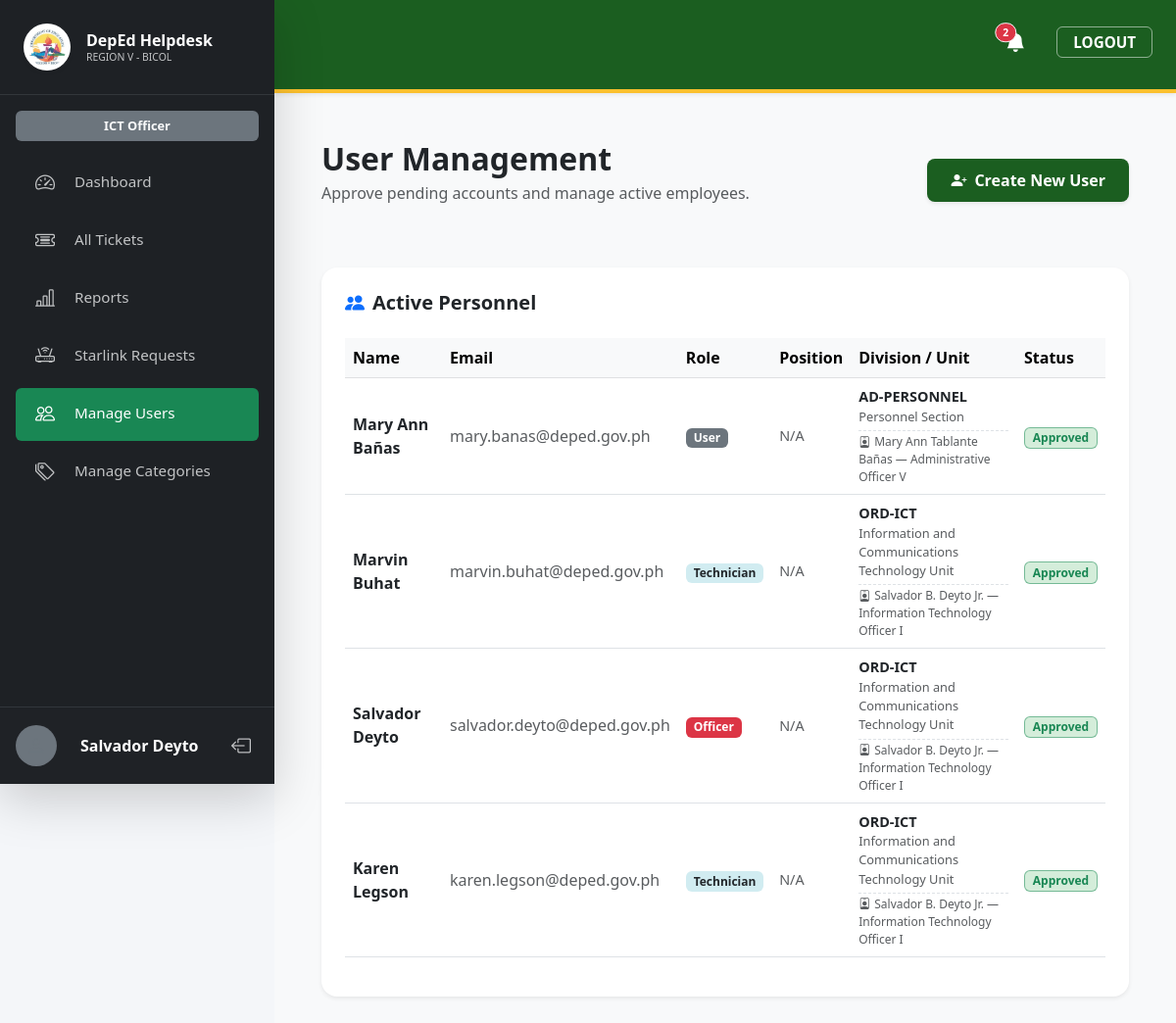
The page /add_user.php (signed in) on the database its author committed.
### tables this page shows
CREATE TABLE `users` (
  `userId` int NOT NULL,
  `employeeId` varchar(50) DEFAULT NULL,
  `email` varchar(100) NOT NULL,
  `role` enum('User','Officer','Technician') NOT NULL,
  `positionID` int DEFAULT NULL,
  `password` varchar(255) NOT NULL,
  `firstName` varchar(100) NOT NULL,
  `middleName` varchar(100) DEFAULT NULL,
  `lastName` varchar(100) NOT NULL,
  `suffix` varchar(20) DEFAULT NULL,
  `phone` varchar(20) DEFAULT NULL,
  `profilePicture` varchar(255) DEFAULT NULL,
  `departmentId` int NOT NULL,
  `divisionId` int DEFAULT NULL,
  `createdAt` timestamp NULL DEFAULT CURRENT_TIMESTAMP,
  `signature` longtext,
  `isActive` tinyint(1) DEFAULT '1',
  `activationToken` varchar(64) DEFAULT NULL,
  `tokenExpiresAt` datetime DEFAULT NULL,
  `isApproved` tinyint(1) DEFAULT '0',
  `googleId` varchar(64) DEFAULT NULL,
  `avatarUrl` varchar(512) DEFAULT NULL
);

CREATE TABLE `department` (
  `departmentId` int NOT NULL,
  `departmentCode` text NOT NULL,
  `departmentName` text NOT NULL,
  `section_unit` text NOT NULL,
  `departmentHead` int NOT NULL,
  `positionID` int DEFAULT NULL
);

CREATE TABLE `employees` (
  `employeeID` int(11) NOT NULL,
  `firstName` text NOT NULL,
  `middleName` text NOT NULL,
  `lastName` text NOT NULL,
  `extension` text DEFAULT NULL,
  `birthDate` date NOT NULL,
  `birthPlace` text DEFAULT NULL,
  `res_barangay` text NOT NULL,
  `res_municipality` text NOT NULL,
  `res_province` text NOT NULL,
  `res_zipcode` text NOT NULL,
  `res_region` text NOT NULL,
  `perm_barangay` text NOT NULL,
  `perm_municipality` text NOT NULL,
  `perm_province` text NOT NULL,
  `perm_zipcode` text NOT NULL,
  `perm_region` text NOT NULL,
  `citizenship` text NOT NULL,
  `sex` text NOT NULL,
  `civilStatus` text NOT NULL,
  `mobileNumber` text DEFAULT NULL,
  `emailAddress` varchar(299) NOT NULL,
  `height` text DEFAULT NULL,
  `weight` text DEFAULT NULL,
  `bloodType` text DEFAULT NULL,
  `GSIS` text DEFAULT NULL,
  `PAGIBIG` text DEFAULT NULL,
  `PHILHEALTH` text DEFAULT NULL,
  `TIN` text DEFAULT NULL,
  `SSS` text NOT NULL,
  `positionTitle` text NOT NULL,
  `appointmentStatus` text NOT NULL,
  `classification` text NOT NULL,
  `station` text NOT NULL,
  `originalAppointment` date NOT NULL,
  `telephoneNumber` text NOT NULL,
  `supervisorID` int(11) NOT NULL,
  `status` text NOT NULL
);

### add_user.php (the view, shortened to what this page needs)
<?php
require_once 'db.php';
$activeStmt = $pdo->query("
    SELECT u.*, d.departmentCode, d.section_unit, d.departmentHead, p.positionTitle,
           e.firstName AS h_fn, e.middleName AS h_mn, e.lastName AS h_ln, e.extension AS h_ext, e.positionTitle AS h_pos
    FROM users u
    LEFT JOIN department d ON u.departmentId = d.departmentId
    LEFT JOIN employees e ON d.departmentHead = e.employeeID
    LEFT JOIN position p ON u.positionID = p.positionID
    WHERE u.isApproved = 1
    ORDER BY u.lastName ASC
");
$activeUsers = $activeStmt->fetchAll();
include 'head.php';
?>
<body>
    <div class="d-flex flex-column flex-md-row" style="min-height: 100vh;">
        <?php include 'sidebar.php'; ?>
        <div class="flex-grow-1 main-content" style="min-height: 100vh; overflow-y: auto;">
            <?php include 'header.php'; ?>
            <div class="flex-grow-1 bg-light" style="min-height: 100vh; overflow-y: auto;">
                <div class="container-fluid py-5 px-5">
                    <div class="d-flex justify-content-between align-items-center mb-5">
                        <div>
                            <h2 class="fw-bold text-dark mb-0">User Management</h2>
                            <p class="text-muted mt-1">Approve pending accounts and manage active employees.</p>
                        </div>
                        <button class="btn btn-deped-primary shadow-sm" data-bs-toggle="modal" data-bs-target="#createUserModal">
                            <i class="bi bi-person-plus-fill me-2"></i>Create New User
                        </button>
                    </div>
                    <div class="card border-0 shadow-sm rounded-4 p-4">
                        <h5 class="fw-bold text-dark mb-4"><i class="bi bi-people-fill text-primary me-2"></i>Active Personnel</h5>
                        <div class="table-responsive">
                            <table class="table table-hover align-middle">
                                <thead class="table-light">
                                    <tr>
                                        <th>Name</th>
                                        <th>Email</th>
                                        <th>Role</th>
                                        <th>Position</th>
                                        <th>Division / Unit</th>
                                        <th>Status</th>
                                    </tr>
                                </thead>
                                <tbody>
                                    <?php foreach ($activeUsers as $user): ?>
                                        <tr>
                                            <td class="fw-bold text-dark"><?php echo htmlspecialchars($user['firstName'] . ' ' . $user['lastName']); ?></td>
                                            <td class="text-muted"><?php echo htmlspecialchars($user['email']); ?></td>
                                            <td>
                                                <?php
                                                $roleColor = match ($user['role']) {
                                                    'Officer' => 'bg-danger',
                                                    'Technician' => 'bg-info text-dark',
                                                    default => 'bg-secondary'
                                                };
                                                ?>
                                                <span class="badge <?php echo $roleColor; ?>"><?php echo htmlspecialchars($user['role']); ?></span>
                                            </td>
                                            <td class="text-muted" style="font-size: 0.9rem;"><?php echo htmlspecialchars($user['positionTitle'] ?? 'N/A'); ?></td>
                                            <td>
                                                <div class="fw-bold" style="font-size: 0.9rem;"><?php echo htmlspecialchars($user['departmentCode'] ?? 'Unassigned'); ?></div>
                                                <div class="text-muted" style="font-size: 0.8rem;"><?php echo htmlspecialchars($user['section_unit'] ?? ''); ?></div>
                                                <?php
                                                $headName = trim(($user['h_fn'] ?? '') . ' ' . ($user['h_mn'] ?? '') . ' ' . ($user['h_ln'] ?? '') . ' ' . ($user['h_ext'] ?? ''));
                                                $headName = trim(preg_replace('/\s+/', ' ', $headName));
                                                if ($headName): ?>
                                                <div class="small text-muted mt-1" style="font-size: 0.75rem !important; border-top: 1px dashed #dee2e6; padding-top: 2px;">
                                                    <i class="bi bi-person-badge me-1"></i><?php echo htmlspecialchars($headName . ' — ' . ($user['h_pos'] ?? 'N/A')); ?>
                                                </div>
                                                <?php endif; ?>
                                            </td>
                                            <td><span class="badge bg-success bg-opacity-25 text-success border border-success border-opacity-50">Approved</span></td>
                                        </tr>
                                    <?php endforeach; ?>
                                </tbody>
                            </table>
                        </div>
                    </div>
                </div>
            </div>
        </div>
</body>
</html>

### style.css (style rules this page uses)
:root { --deped-green: #1b5e20; --deped-gold: #fbc02d; --sidebar-bg: #1a1c1e; --bg-light: #f4f6f9; --card-radius: 12px; }
body { font-family: 'Segoe UI', Tahoma, Geneva, Verdana, sans-serif; background-color: var(--bg-light); }
.main-content { margin-left: 280px; width: calc(100% - 280px); }
.btn-deped-primary { background-color: var(--deped-green); color: white; border-radius: 8px; padding: 10px 24px; font-weight: 600; border: none; transition: all 0.2s; }
.badge.bg-info { background-color: #d1ecf1 !important; color: #0c5460; }
.badge.bg-success { background-color: #d4edda !important; color: #155724; }

### rows shown on the page
users: firstName+lastName "Mary Ann Bañas", email "mary.banas@deped.gov.ph", role "User", positionTitle "N/A", departmentId.departmentCode "AD-PERSONNEL", departmentId.section_unit "Personnel Section", employeeId.positionTitle "Mary Ann Tablante Bañas — Administrative Officer V"
users: firstName+lastName "Marvin Buhat", email "marvin.buhat@deped.gov.ph", role "Technician", positionTitle "N/A", departmentId.departmentCode "ORD-ICT", departmentId.section_unit "Information and Communications Technology Unit", employees.firstName+middleName+lastName "Salvador B. Deyto Jr. — Information Technology Officer I"
users: firstName+lastName "Salvador Deyto", email "salvador.deyto@deped.gov.ph", role "Officer", positionTitle "N/A", departmentId.departmentCode "ORD-ICT", departmentId.section_unit "Information and Communications Technology Unit", employeeId.positionTitle "Salvador B. Deyto Jr. — Information Technology Officer I"
users: firstName+lastName "Karen Legson", email "karen.legson@deped.gov.ph", role "Technician", positionTitle "N/A", departmentId.departmentCode "ORD-ICT", departmentId.section_unit "Information and Communications Technology Unit", employees.firstName+middleName+lastName "Salvador B. Deyto Jr. — Information Technology Officer I"

### other values the page prints
$displayName "Salvador Deyto"
$totalAlerts "2"
